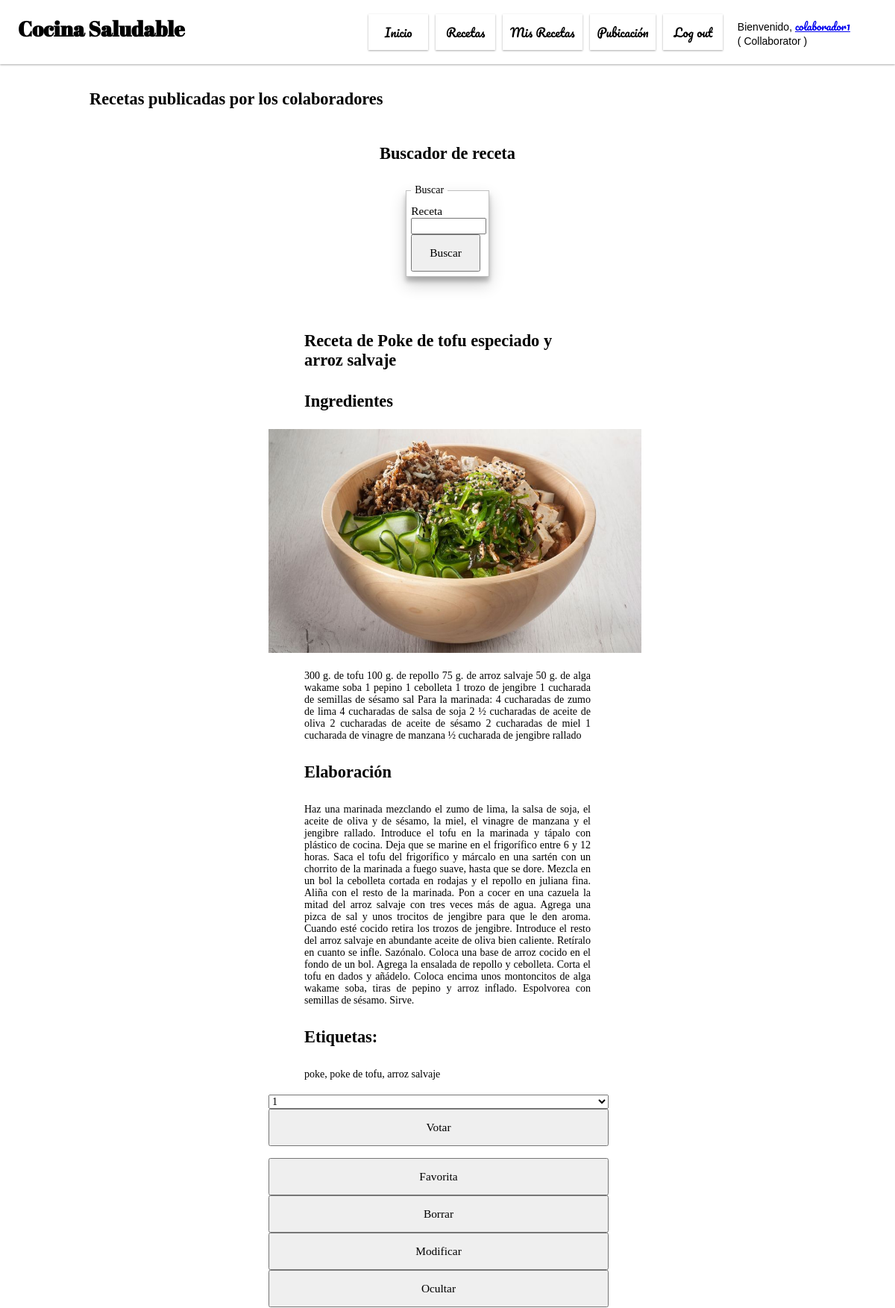
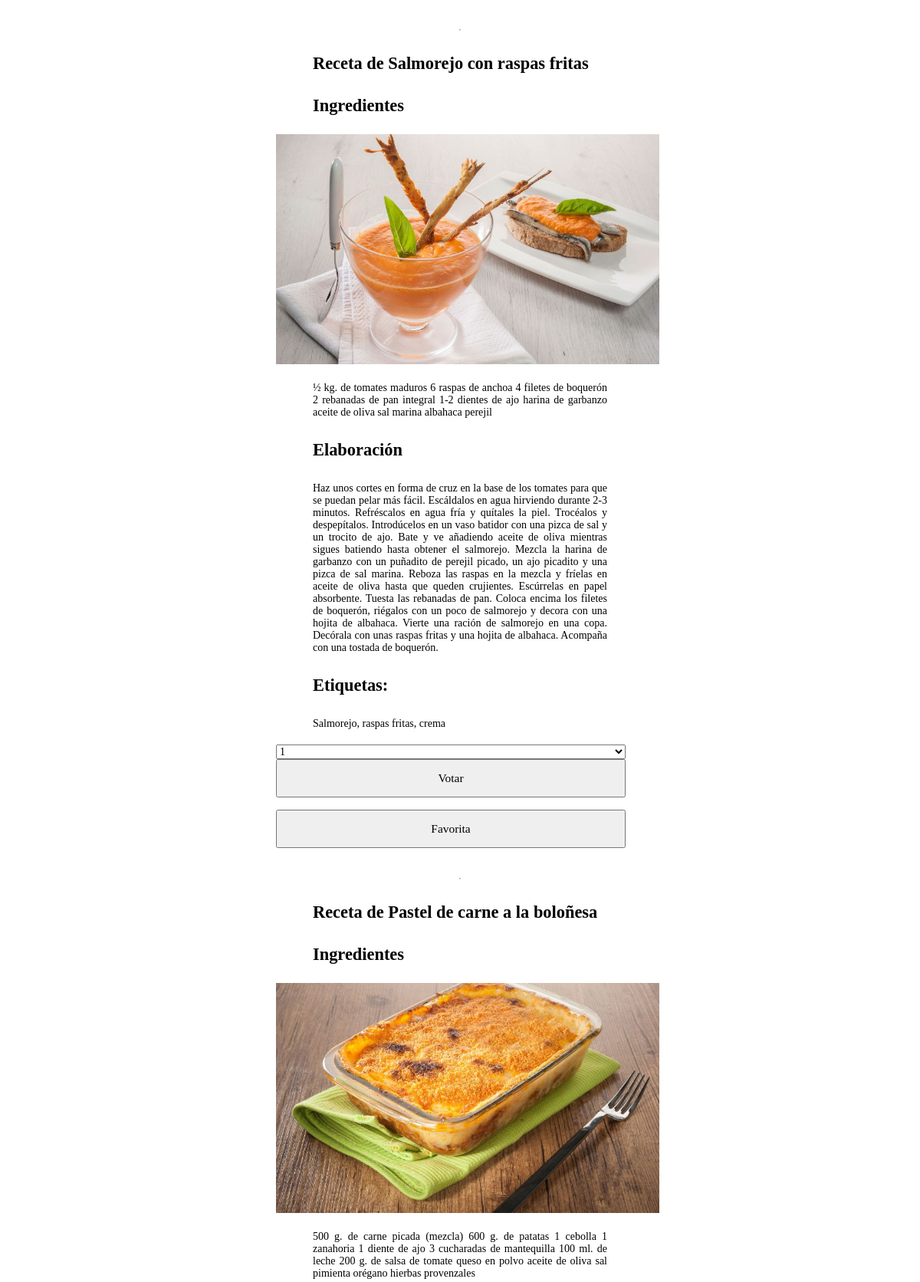
The app's page /index.php?page=recetas (signed in, upper part) with its own data (2 pictures, top to bottom).
### tables this page shows
CREATE TABLE IF NOT EXISTS `recetas` (
  `id` int(11) NOT NULL AUTO_INCREMENT,
  `titulo` varchar(100) DEFAULT NULL,
  `ingredientes` mediumtext,
  `elaboracion` mediumtext,
  `etiquetas` varchar(250) DEFAULT NULL,
  `publica` tinyint(4) DEFAULT NULL,
  `imagen` varchar(250) DEFAULT NULL,
  `idColaborador` int(11) NOT NULL,
  PRIMARY KEY (`id`),
  KEY `fk_recetas_colaboradores1_idx` (`idColaborador`)
);

### php/clases/Conexion.php (called while the page is built, shortened)
<?php
class Conexion{
    private static $instancia;
    private $dbh;
    public function __construct(){
        try{
            $this->dbh = new PDO(CADCONEXION, USER, PSW);
            $this->dbh->exec("SET CHARACTER SET utf8");
        }catch(PDOException $e){
            print "Error!: " . $e->getMessage();
            die();
        }
    }
    public function prepare($sql) {
        return $this->dbh->prepare($sql);
    }
    public static function singleton_conexion(){
        if(!isset(self::$instancia)){
            self::$instancia = new $class;
        }
        return self::$instancia;
    }
}
?>

### php/clases/Receta.php (called while the page is built, shortened)
<?php
require_once 'Conexion.php';
class Receta {
    private static $instancia;
    public static function singleton_receta() {
        if (!isset(self::$instancia)) {
            self::$instancia = new $miclase;
        }
        return self::$instancia;
    }
    public function get_recetas($filtro = 'All'){
        $this->dbh = Conexion::singleton_conexion();
        try {
			if ($filtro == 'All') {
                $query = $this->dbh->prepare("select * from recetas where publica = 1");
            } else {
                $query = $this->dbh->prepare("select * from recetas where titulo like :nombre and  publica = 1");
                $parametro = '%'.$filtro.'%';
                $query->bindParam(':nombre', $parametro);
            }
            $query->execute();
            return $query->fetchAll();
        }catch (PDOException $e) {
            $e->getMessage();
        }
    }
}
?>

### php/pages/recetas.php (the view, shortened to what this page needs)
<?php
require_once('php/clases/Receta.php');
?>
<div class="contenido">
    <h2>Recetas publicadas por los colaboradores</h2>
    <div class="formulario">
        <h2>Buscador de receta</h2>
        <div class="formulario">
            <form action="index.php?page=recetas" method="post">
            <fieldset>
            <legend>Buscar</legend>
                <label for="receta">Receta</label>
                <input type="text" name="busqueda" id="buscar">
                <input type="submit" name="buscar" value="Buscar">
            </fieldset>
            </form>
        </div>
        <?php
        if(isset($_POST['buscar'])) {
            $var = Receta::singleton_receta();
            $recetas = $var->get_recetas($_POST['busqueda']);
            foreach ($recetas as $key) {
                echo "<form action='index.php?page=recetas' method='post'>";
                echo "<div id='receta'>";
                echo "<h2>Receta de ".$key['titulo']."</h2>";
                echo "<h2>Ingredientes</h2>";
                echo "<div id='imagen'>";
                echo "<img src='upload/dir$key[idColaborador]/$key[imagen]'>";
                echo "</div>";
                echo "<p>".$key['ingredientes']."</p>";
                echo "<h2>Elaboración</h2>";
                echo "<p>".$key['elaboracion']."</p>";
                echo "<h2>Etiquetas: </h2><p>".$key['etiquetas']."</p>";
                echo "<input type='hidden' name='idReceta' value='$key[id]'>";
                if(isset($_SESSION['login'])) {
                    echo "<select name='puntuacion' id='puntuacion'>";
                        echo "<option value='1'>1</option>";
                        echo "<option value='2'>2</option>";
                        echo "<option value='3'>3</option>";
                        echo "<option value='4'>4</option>";
                        echo "<option value='5'>5</option>";
                    echo "</select>";
                    echo "<input type='submit' name='votar' value='Votar'>";
                    echo "<input type='submit' name='favorita' value='Favorita'>";
                    if($_SESSION['login']['Perfil'] == 'Collaborator') {
                        if($key['idColaborador'] == $_SESSION['login']['id']) {
                            echo "<input type='submit' name='borrar' value='Borrar'>";
                            echo "<input type='submit' name='modificar' value='Modificar'>";
                            if ($key['publica'] == '0') {
                                echo "<input type='submit' name='visualizar' value='Visualizar'>";
                            }
                            else  {
                                echo "<input type='submit' name='ocultar' value='Ocultar'>";
                            }
                        }
                    }
                }
                echo "</form>";
                echo "</div>";
                echo "<br/><br/>";
                echo "<hr>";
                }
        } else {
            $var = Receta::singleton_receta();
            $recetas = $var->get_recetas();
            foreach ($recetas as $key) {
                echo "<form action='index.php?page=recetas' method='post'>";
                echo "<div id='receta'>";
                echo "<h2>Receta de ".$key['titulo']."</h2>";
                echo "<h2>Ingredientes</h2>";
                echo "<div id='imagen'>";
                echo "<img src='upload/dir$key[idColaborador]/$key[imagen]'>";
                echo "</div>";
                echo "<p>".$key['ingredientes']."</p>";
                echo "<h2>Elaboración</h2>";
                echo "<p>".$key['elaboracion']."</p>";
                echo "<h2>Etiquetas: </h2><p>".$key['etiquetas']."</p>";
                if(isset($_SESSION['login'])) {
                    $var = Receta::singleton_receta();
                    $votacion = $var->get_votacion($_SESSION['login']['id'], $key['id']);
                    if(empty($votacion)) {
                        echo "<select name='puntuacion' id='puntuacion'>";
                            echo "<option value='1'>1</option>";
                        echo "</select>";
                        echo "<input type='submit' name='votar' value='Votar'>";
                    }
                    else {
                        echo "<p> Tu votacion para esta receta: ".$votacion[0]['puntuacion'];
                    }
                    echo "<br/><br/>";
                    echo "<input type='submit' name='favorita' value='Favorita'>";
                    if($_SESSION['login']['Perfil'] == 'Collaborator') {
                        if($key['idColaborador'] == $_SESSION['login']['id']) {
                            echo "<input type='submit' name='borrar' value='Borrar'>";
                            echo "<input type='submit' name='modificar' value='Modificar'>";
                            if ($key['publica'] == '0') {
                                echo "<input type='submit' name='visualizar' value='Visualizar'>";
                            }
                            else  {
                                echo "<input type='submit' name='ocultar' value='Ocultar'>";
                            }
                        }
                    }
                }
                echo "</form>";
                echo "</div>";
                echo "<br/><br/>";
                echo "<hr>";
                }
        }
        ?>

### css/estilos.css (style rules this page uses)
* { font-size: 14px; }
.formulario { display: flex; flex-direction: column; justify-content: center; align-items: center; padding-bottom: 50px; }
#imagen { text-align: center; }
#imagen img { width: 500px; height: 300px; }
form { font-family: 'Lobster'; width: 40%; justify-content: center; align-items: center; }
form fieldset legend { padding: 5px; }
form fieldset label { font-size: 1.1rem; }
fieldset { padding: 5%; box-shadow: 0 10px 20px rgba(0,0,0,0.19), 0 6px 6px rgba(0,0,0,0.23); }
form input, select { width: 95%; }
form input[type=submit] { padding-left: 0px; padding-right: 0px; height: 50px; font-size: 1.1rem; }
.contenido h2 { padding: 5px 10%; font-size: 1.6rem; font-family: 'Lobster'; }
.contenido p { padding: 5px 10%; text-align: justify; }

### records on screen
recetas: titulo "Poke de tofu especiado y arroz salvaje", imagen (picture), ingredientes "300 g. de tofu 100 g. de repollo 75 g. de arroz salvaje 50 g. de alga wakame soba 1 pepino 1 cebolleta 1 trozo de jengibre 1 cucharada de semillas de sésamo sal Para la marinada: 4 cucharadas de zumo de lima 4 cucharadas de salsa de soja 2 ½ cucharadas de aceite de oliva 2 cucharadas de aceite de sésamo 2 cucharadas de miel 1 cucharada de vinagre de manzana ½ cucharada de jengibre rallado", elaboracion "Haz una marinada mezclando el zumo de lima, la salsa de soja, el aceite de oliva y de sésamo, la miel, el vinagre de manzana y el jengibre rallado. Introduce el tofu en la marinada y tápalo con plástico de cocina. Deja que se marine en el frigorífico entre 6 y 12 horas. Saca el tofu del frigorífico y márcalo en una sartén con un chorrito de la marinada a fuego suave, hasta que se dore. Mezcla en un bol la cebolleta cortada en rodajas y el repollo en juliana fina. Aliña con el resto de la marinada. Pon a cocer en una cazuela la mitad del arroz salvaje con tres veces más de agua. Agrega una pizca de sal y unos trocitos de jengibre para que le den aroma. Cuando esté cocido retira los trozos de…", etiquetas "poke, poke de tofu, arroz salvaje"
recetas: titulo "Salmorejo con raspas fritas", imagen (picture), ingredientes "½ kg. de tomates maduros 6 raspas de anchoa 4 filetes de boquerón 2 rebanadas de pan integral 1-2 dientes de ajo harina de garbanzo aceite de oliva sal marina albahaca perejil", elaboracion "Haz unos cortes en forma de cruz en la base de los tomates para que se puedan pelar más fácil. Escáldalos en agua hirviendo durante 2-3 minutos. Refréscalos en agua fría y quítales la piel. Trocéalos y despepítalos. Introdúcelos en un vaso batidor con una pizca de sal y un trocito de ajo. Bate y ve añadiendo aceite de oliva mientras sigues batiendo hasta obtener el salmorejo. Mezcla la harina de garbanzo con un puñadito de perejil picado, un ajo picadito y una pizca de sal marina. Reboza las raspas en la mezcla y fríelas en aceite de oliva hasta que queden crujientes. Escúrrelas en papel absorbente. Tuesta las rebanadas de pan. Coloca encima los filetes de boquerón, riégalos con un poco de…", etiquetas "Salmorejo, raspas fritas, crema"
recetas: titulo "Pastel de carne a la boloñesa", imagen (picture), ingredientes "500 g. de carne picada (mezcla) 600 g. de patatas 1 cebolla 1 zanahoria 1 diente de ajo 3 cucharadas de mantequilla 100 ml. de leche 200 g. de salsa de tomate queso en polvo aceite de oliva sal pimienta orégano hierbas provenzales"

### other values on screen
$_SESSION['login']['Usuario'] "colaborador1"
$_SESSION['login']['Perfil'] "Collaborator"
